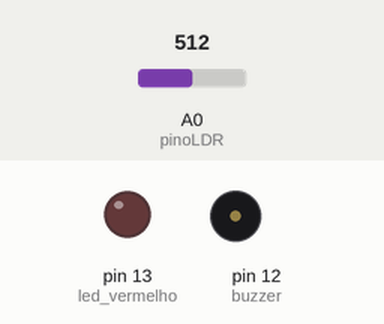
Bench run of a sketch on a simulated Arduino Uno, built with avr-gcc and run on an emulated ATmega328P. On the bench: output pins drawn as LEDs (lit = HIGH), buzzer (waves = sounding). The inputs (shaded band) are chosen by the test bench; at power-on: A0 (pinoLDR) = 512.

Above: at 1.2 s.
1.3 s: A0 (pinoLDR) set to 106
2.8 s: A0 (pinoLDR) set to 90
At 5.5 s:
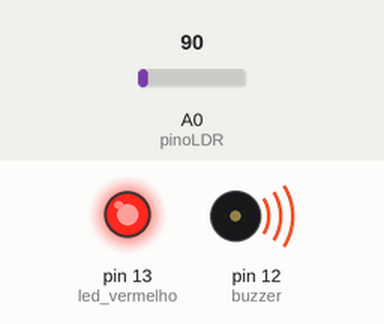
At 5.9 s:
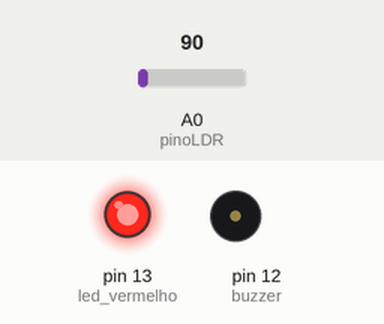
Timing chart, 0 to 11.8 s (numbered marks = the images above; inputs shaded):
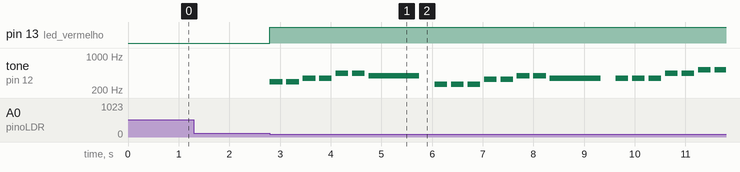

Measured:
- the behaviour switches between 100 and 99 on A0 (pinoLDR) (found by bisection; images 0 and 1)
- after the input at 1.3 s, every drawn part: stays the same
- after the input at 2.8 s, pin 13 (led_vermelho): LOW → HIGH at once; tone on pin 12 (buzzer): plays 294 Hz for 0.25 s, 294 Hz for 0.25 s, 349 Hz for 0.25 s, 349 Hz for 0.25 s, 440 Hz for 0.25 s, 440 Hz for 0.25 s … (22 notes in this stretch), starting at once

The sketch:

hellodarkness.ino
```cpp
#define NOTE_B0  31
#define NOTE_C1  33
#define NOTE_CS1 35
#define NOTE_D1  37
#define NOTE_DS1 39
#define NOTE_E1  41
#define NOTE_F1  44
#define NOTE_FS1 46
#define NOTE_G1  49
#define NOTE_GS1 52
#define NOTE_A1  55
#define NOTE_AS1 58
#define NOTE_B1  62
#define NOTE_C2  65
#define NOTE_CS2 69
#define NOTE_D2  73
#define NOTE_DS2 78
#define NOTE_E2  82
#define NOTE_F2  87
#define NOTE_FS2 93
#define NOTE_G2  98
#define NOTE_GS2 104
#define NOTE_A2  110
#define NOTE_AS2 117
#define NOTE_B2  123
#define NOTE_C3  131
#define NOTE_CS3 139
#define NOTE_D3  147
#define NOTE_DS3 156
#define NOTE_E3  165
#define NOTE_F3  175
#define NOTE_FS3 185
#define NOTE_G3  196
#define NOTE_GS3 208
#define NOTE_A3  220
#define NOTE_AS3 233
#define NOTE_B3  247
#define NOTE_C4  262
#define NOTE_CS4 277
#define NOTE_D4  294
#define NOTE_DS4 311
#define NOTE_E4  330
#define NOTE_F4  349
#define NOTE_FS4 370
#define NOTE_G4  392
#define NOTE_GS4 415
#define NOTE_A4  440
#define NOTE_AS4 466
#define NOTE_B4  494
#define NOTE_C5  523
#define NOTE_CS5 554
#define NOTE_D5  587
#define NOTE_DS5 622
#define NOTE_E5  659
#define NOTE_F5  698
#define NOTE_FS5 740
#define NOTE_G5  784
#define NOTE_GS5 831
#define NOTE_A5  880
#define NOTE_AS5 932
#define NOTE_B5  988
#define NOTE_C6  1047
#define NOTE_CS6 1109
#define NOTE_D6  1175
#define NOTE_DS6 1245
#define NOTE_E6  1319
#define NOTE_F6  1397
#define NOTE_FS6 1480
#define NOTE_G6  1568
#define NOTE_GS6 1661
#define NOTE_A6  1760
#define NOTE_AS6 1865
#define NOTE_B6  1976
#define NOTE_C7  2093
#define NOTE_CS7 2217
#define NOTE_D7  2349
#define NOTE_DS7 2489
#define NOTE_E7  2637
#define NOTE_F7  2794
#define NOTE_FS7 2960
#define NOTE_G7  3136
#define NOTE_GS7 3322
#define NOTE_A7  3520
#define NOTE_AS7 3729
#define NOTE_B7  3951
#define NOTE_C8  4186
#define NOTE_CS8 4435
#define NOTE_D8  4699
#define NOTE_DS8 4978

int notes[] = {NOTE_D4, NOTE_D4, NOTE_F4, NOTE_F4, NOTE_A4, NOTE_A4, NOTE_G4, NOTE_C4, NOTE_C4, NOTE_C4,
  NOTE_E4, NOTE_E4, NOTE_G4, NOTE_G4, NOTE_F4, NOTE_F4, NOTE_F4, NOTE_F4, NOTE_A4, NOTE_A4,
  NOTE_C5, NOTE_C5, NOTE_D5, NOTE_C5};
int times[] = {4, 4, 4, 4, 4, 4, 1, 4, 4, 4, 4, 4, 4, 4, 1, 4, 4, 4, 4, 4, 4, 4, 2, 2};

const int pinoLDR = A0;
const int led_vermelho = 13;
const int buzzer = 12;

int leitura = 0;
float tensao = 0.0;

void setup() {
  // put your setup code here, to run once:
  Serial.begin(9600);

  pinMode(led_vermelho, OUTPUT);
  pinMode(pinoLDR, INPUT);
}

void loop() {
  // put your main code here, to run repeatedly:
  leitura = analogRead(pinoLDR);
  if(leitura < 100) {
    digitalWrite(led_vermelho, HIGH);
    play(notes, times);
    delay(2000);
  }
  else if (leitura > 200){
    digitalWrite(led_vermelho, LOW);
  }
}

void play(int melody[], int noteDurations[]) {
  for (int thisNote = 0; thisNote < 30; thisNote++) {
    // to calculate the note duration, take one second
    // divided by the note type.
    //e.g. quarter note = 1000 / 4, eighth note = 1000/8, etc.
    int noteDuration = 1000 / noteDurations[thisNote];
    tone(buzzer, melody[thisNote], noteDuration);

    // to distinguish the notes, set a minimum time between them.
    // the note's duration + 30% seems to work well:
    int pauseBetweenNotes = noteDuration * 1.30;
    delay(pauseBetweenNotes);
    // stop the tone playing:
    noTone(buzzer);
  }
}
```
